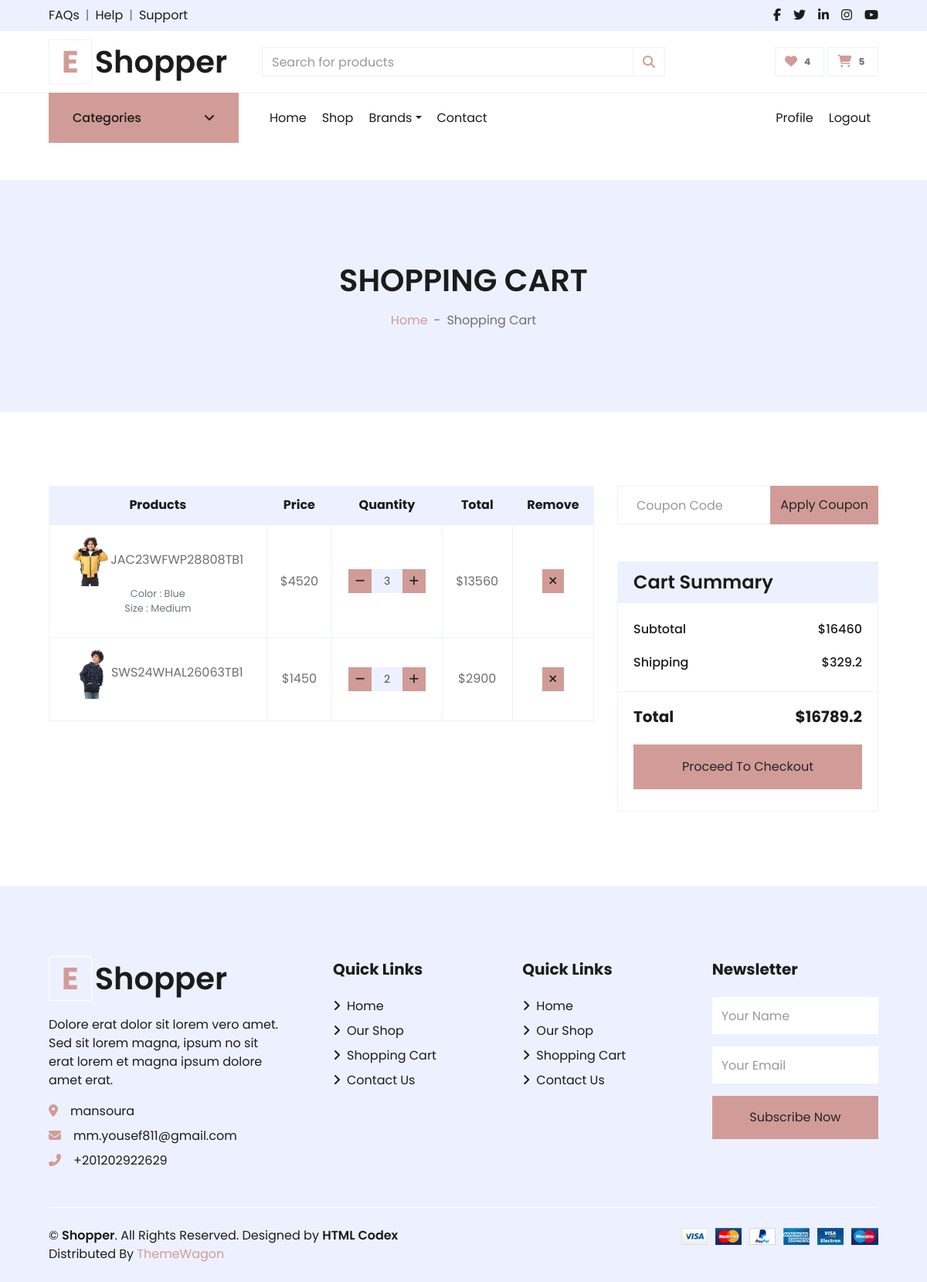
Before: /cart/ (signed in) with the older database file.
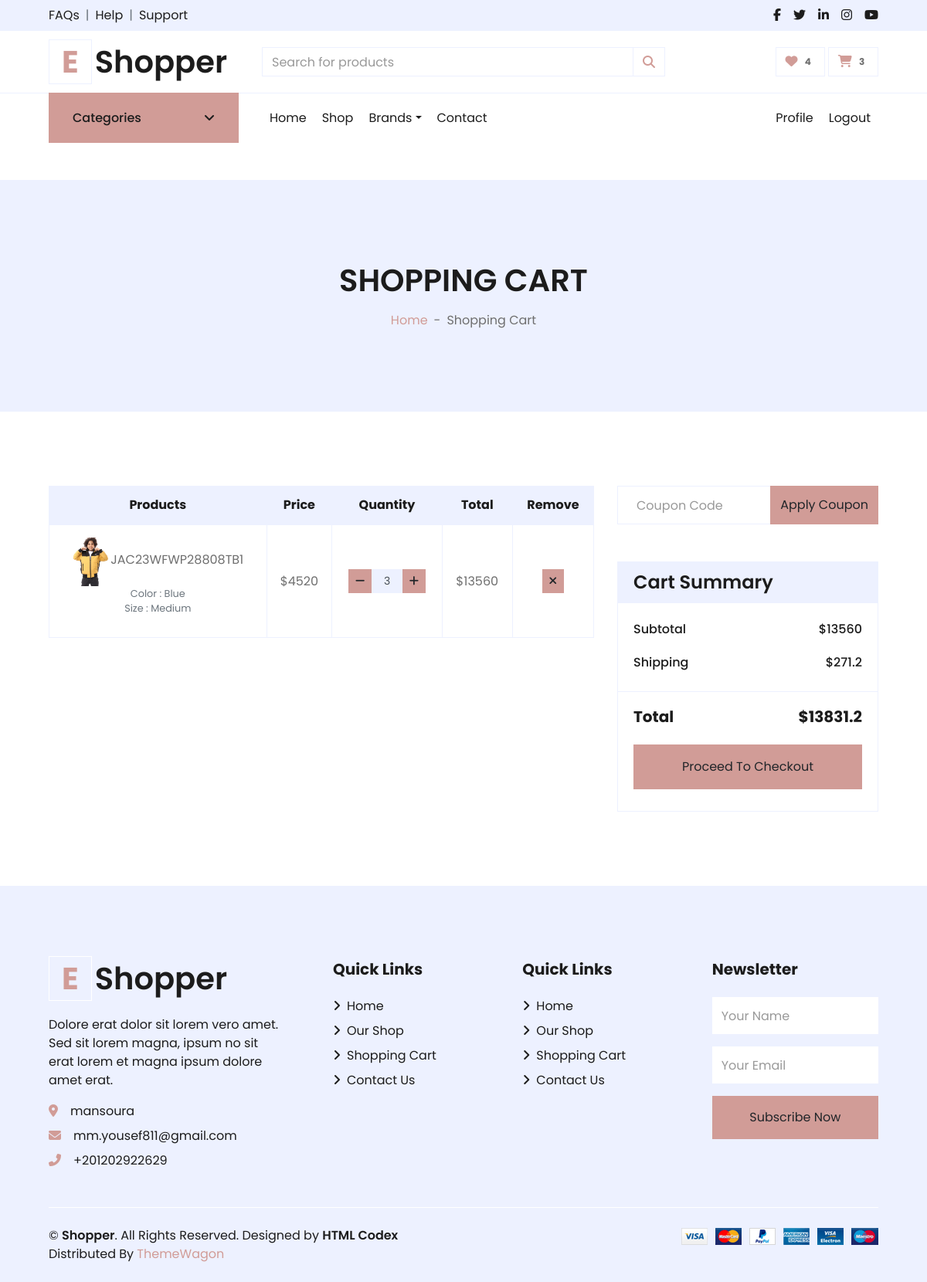
After: the same page with the newer database file.
### carts/models.py (models this page shows)
class CartItem(models.Model):
    user = models.ForeignKey("accounts.User",null=True, on_delete=models.CASCADE)
    product = models.ForeignKey("products.Product", on_delete=models.CASCADE)
    variations = models.ManyToManyField("products.Variation",blank=True)
    cart = models.ForeignKey(Cart, on_delete=models.CASCADE , null=True)
    quantity = models.IntegerField()
    is_active = models.BooleanField(default=True)
    def sub_total(self):
        return self.product.price * self.quantity
    def __str__(self):
        return str(self.product)

### products/models.py (models this page shows, shortened)
class Product(models.Model):
    name = models.CharField(unique=True, max_length=50)
    image = models.ImageField(upload_to='product/')
    stock = models.IntegerField(default=1)
    price = models.IntegerField(default=0)
    discount = models.IntegerField(default=0)
    description = models.TextField(max_length=10000)
    created_at = models.DateTimeField( default=timezone.now)
    slug = models.SlugField(null=True,blank=True , unique=True)
    views = models.PositiveIntegerField(default=0)
    is_available = models.BooleanField(default=True)
    tags = TaggableManager()
    subcategory = models.ForeignKey("Subcategory",related_name='product_subcategory',null=True,blank=True, on_delete=models.CASCADE)
    PRDBrand = models.ForeignKey('Brand' ,related_name='product_brand', on_delete=models.CASCADE , blank=True, null=True ,verbose_name=_("Brand "))
    like = models.ManyToManyField(User , blank=True,related_name='product_favourite')
    class Meta:
        ordering = ["name"]
    def __str__(self):
        return self.name

class Variation(models.Model):
    product = models.ForeignKey(Product,  on_delete=models.CASCADE)
    variation_category = models.CharField( max_length=200 , choices=variation_category_choice)
    variation_value = models.CharField( max_length=200 )
    is_active = models.BooleanField(default=True)
    created_at = models.DateTimeField(  auto_now_add=True)
    objects = VariationManager()

### carts/views.py (the view)
# urls.py: path('', views.cart , name='cart'),
def cart(request , total = 0 , quantity = 0 , cart_items = None):
    try:
        tax = 0
        grand_total = 0
        if request.user.is_authenticated:
            cart_items = CartItem.objects.filter(user=request.user , is_active = True)
        else:
            cart = Cart.objects.get(cart_id=_cart_id(request))
            cart_items = CartItem.objects.filter(cart=cart , is_active = True)
        for cart_item in cart_items:
            total += (cart_item.product.price * cart_item.quantity)
            quantity += cart_item.quantity
        tax = (2 * total) / 100
        grand_total = total + tax
    except ObjectDoesNotExist:
        pass
    context = {
        'total':total ,
        'quantity':quantity,
        'cart_items':cart_items,
        'tax':tax,
        'grand_total':grand_total,
    }
    return render(request , 'cart.html' , context)

### accounts/favourite_context.py (called while the page is built)
def counter(request):
    product_count = 0
    if request.user.is_authenticated:
        if 'admin' in request.path:
            return{}
        else :
            try :
                user_favourites = Product.objects.filter(like=request.user)
                product_count = user_favourites.count()
            except Product.DoesNotExist:
                product_count=0
    return dict(product_count=product_count)

### carts/cart_context.py (called while the page is built)
def cart_count(request):
    cart_counter = 0
    if 'admin' in request.path:
        return{}
    else:
        try:
            cart = Cart.objects.filter(cart_id=_cart_id(request))
            if request.user.is_authenticated:
                cart_items = CartItem.objects.all().filter(user=request.user)
            else:
                cart_items = CartItem.objects.all().filter(cart=cart[:1])
            for cart_item in cart_items:
                cart_counter += cart_item.quantity
        except Cart.DoesNotExist :
            cart_counter = 0
    return dict(cart_counter=cart_counter)

### carts/views.py (called while the page is built)
def _cart_id(request):
    cart = request.session.session_key
    if not cart:
        cart = request.session.create()
    return cart

### carts/templates/cart.html (shortened to what the changed rows need)
{% extends "base.html" %}
{% load static %}
{% block body %}
<div class="container-fluid bg-secondary mb-5">
    <div class="d-flex flex-column align-items-center justify-content-center" style="min-height: 300px">
        <h1 class="font-weight-semi-bold text-uppercase mb-3">Shopping Cart</h1>
    </div>
</div>
{% if not cart_items %}
<div class="container">
    <div class="row flex-column align-items-center justify-content-center">
        <h2 class="text-center">Your Shoping Cart Is Empty</h2>
        <div class="col-1 my-2">
            <img class="w-100" src="{% static 'img/empty-set.png'%}">
        </div>
        <div class="d-flex justify-content-center">
            <a href="{% url 'product_list' %}" class="btn btn-primary px-3"><i
                    class="fa fa-shopping-cart mr-1"></i>Continue
                Shopping</a>
        </div>
    </div>
</div>
{% else %}
<div class="container-fluid pt-5">
    <div class="row px-xl-5">
        <div class="col-lg-8 table-responsive mb-5">
            <table class="table table-bordered text-center mb-0">
                <thead class="bg-secondary text-dark">
                    <tr>
                        <th>Products</th>
                        <th>Price</th>
                        <th>Quantity</th>
                        <th>Total</th>
                        <th>Remove</th>
                    </tr>
                </thead>
                <tbody class="align-middle">
                    {% for cart_item in cart_items %}
                    <tr>
                        <td class="align-middle"><img src="{{cart_item.product.image.url}}" alt=""
                                style="width: 50px;">{{cart_item}}
                            <p class="text-muted small">
                                {% if cart_item.variations.all %}
                                {% for item in cart_item.variations.all  %}
                                {{item.variation_category|capfirst}} :
                                {{item.variation_value|capfirst}}<br>
                                {% endfor %}
                                {% endif %}
                            </p>
                        </td>
                        <td class="align-middle">${{cart_item.product.price}}</td>
                        <td class="align-middle">
                            <div class="input-group quantity mx-auto" style="width: 100px;">
                                <div class="input-group-btn">
                                    <a href="{% url 'decrement_cart' cart_item.product.id cart_item.id%}"
                                        class="btn btn-sm btn-primary btn-minus">
                                        <i class="fa fa-minus"></i>
                                    </a>
                                </div>
                                <input type="text" class="form-control form-control-sm bg-secondary text-center"
                                    value="{{cart_item.quantity}}">
                                <div class="input-group-btn">
                                    <form action="{% url 'add_cart' cart_item.product.id%}" method="POST">
                                        <button type="submit" class="btn btn-sm btn-primary btn-plus">
                                            <i class="fa fa-plus"></i>
                                        </button>
                                    </form>
                                </div>
                            </div>
                        </td>
                        <td class="align-middle">${{cart_item.sub_total}}</td>
                        <td class="align-middle"><a href="{% url 'delete_cart' cart_item.product_id cart_item.id %}"
                                onclick="return confirm('Are You Sure You Want To Delete This Item ?')"
                                class="btn btn-sm btn-primary"><i class="fa fa-times"></i></a></td>
                    </tr>
                    {% endfor %}
                </tbody>
            </table>
        </div>
        <div class="col-lg-4">
            <form class="mb-5" action="">
                <div class="input-group">
                    <input type="text" class="form-control p-4" placeholder="Coupon Code">
                    <div class="input-group-append">
                        <button class="btn btn-primary">Apply Coupon</button>
                    </div>
                </div>
            </form>
            <div class="card border-secondary mb-5">
                <div class="card-header bg-secondary border-0">
                    <h4 class="font-weight-semi-bold m-0">Cart Summary</h4>
                </div>
                <div class="card-body">
                    <div class="d-flex justify-content-between mb-3 pt-1">
                        <h6 class="font-weight-medium">Subtotal</h6>
                        <h6 class="font-weight-medium">${{total}}</h6>
                    </div>
                    <div class="d-flex justify-content-between">
                        <h6 class="font-weight-medium">Shipping</h6>
                        <h6 class="font-weight-medium">${{tax}}</h6>
                    </div>
                </div>
                <div class="card-footer border-secondary bg-transparent">
                    <div class="d-flex justify-content-between mt-2">
                        <h5 class="font-weight-bold">Total</h5>
                        <h5 class="font-weight-bold">${{grand_total}}</h5>
                    </div>
                    <a href="{% url 'checkout'%}" class="btn btn-block btn-primary my-3 py-3">Proceed To Checkout</a>
                </div>
            </div>
        </div>
    </div>
</div>
{% endif %}
{% endblock body %}

### templates/base.html (shortened to what the changed rows need)
{% load static %}
<!DOCTYPE HTML>
<html lang="en">
<head>
    <link href="https://cdnjs.cloudflare.com/ajax/libs/font-awesome/5.10.0/css/all.min.css" rel="stylesheet">
    <link href="{% static 'lib/owlcarousel/assets/owl.carousel.min.css'%}" rel="stylesheet">
    <link href="{% static 'css/style.css'%}" rel="stylesheet">
    <link href="{% static 'css/all.min.css'%}" rel="stylesheet">
</head>
<body>
    <div class="container-fluid">
        <div class="row align-items-center py-3 px-xl-5">
            <div class="col-lg-3 d-none d-lg-block">
                <a href="/" class="text-decoration-none">
                    <h1 class="m-0 display-5 font-weight-semi-bold"><span
                            class="text-primary font-weight-bold border px-3 mr-1">E</span>{{about_site.site_name}}</h1>
                </a>
            </div>
            <div class="col-lg-3 col-6 text-right">
                <a href="{% url 'cart'%}" class="btn border">
                    <i class="fas fa-shopping-cart text-primary"></i>
                    <span class="badge">{{cart_counter}}</span>
                </a>
            </div>
        </div>
    </div>
    {% block body %}
    {% endblock body %}
    <div class="container-fluid bg-secondary text-dark mt-5 pt-5">
        <div class="row px-xl-5 pt-5">
            <div class="col-lg-4 col-md-12 mb-5 pr-3 pr-xl-5">
                <a href="/" class="text-decoration-none">
                    <h1 class="mb-4 display-5 font-weight-semi-bold"><span
                            class="text-primary font-weight-bold border border-white px-3 mr-1">E</span>{{about_site.site_name}}
                    </h1>
                </a>
            </div>
        </div>
    </div>
</body>
</html>

Changed rows visible on the page:
removed CartItem: product.image (picture), product.name "SWS24WHAL26063TB1", product.price "1450", quantity "2", sub_total "2900"
Other visible differences:
{{ cart_counter }}: "5" → "3"
{{ total }}: "16460" → "13560"
{{ tax }}: "329.2" → "271.2"
{{ grand_total }}: "16789.2" → "13831.2"
